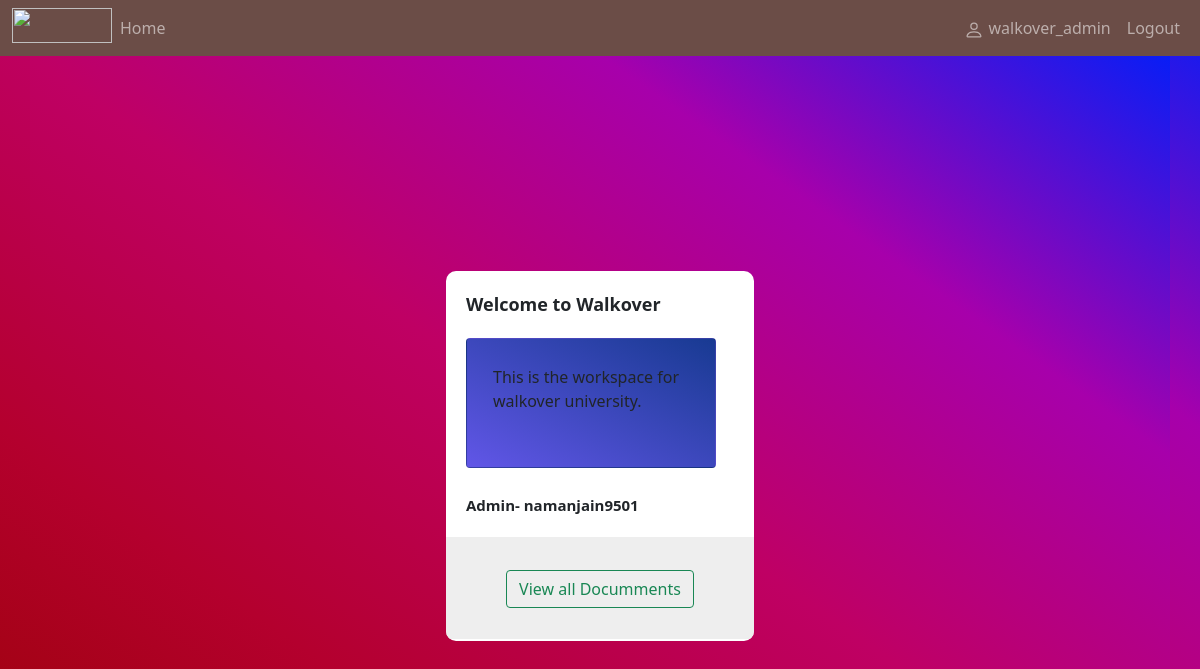
The page /welcome/1 (signed in) on the database its author committed.
### docplatform/models.py (models this page shows, shortened)
class User(AbstractUser):
    workspace = models.ManyToManyField(Workspace, blank=True)
    def __str__(self):
        return self.username

class Workspace(models.Model):
    name =  models.CharField(max_length=100)
    admin = models.ForeignKey(settings.AUTH_USER_MODEL, on_delete=models.CASCADE, related_name='+')
    desc = models.TextField()

### docplatform/views.py (the view)
# urls.py: path('welcome/<id>', views.welcome, name="welcome"),
def welcome(request,id):
    worksp = Workspace.objects.get(pk=id)
    return render(request, 'welcome.html', {'worksp': worksp})

### docplatform/templates/welcome.html (shortened to what this page needs)
{% if user.is_authenticated %}
{% load static %}
<!doctype html>
<html lang="en">
  <head>
    <link rel="stylesheet" href="{% static 'css/welcome.css' %}" type="text/css" />
    <link href="https://cdn.jsdelivr.net/npm/bootstrap@5.1.3/dist/css/bootstrap.min.css" rel="stylesheet">
  </head>
  <body>
          {%  if worksp.admin == request.user %}
    <nav class="navbar navbar-expand-lg navbar-dark" style="background-color: #6B4D47;">
        <div class="container-fluid">
            <ul class="navbar-nav">
                <img src="https://walkover.in/assets/images/walkover_logo.svg" width="100px" height="35px">
                <li class="nav-item active">
                  <a class="nav-link" href="{% url 'doc_list' worksp.id %}">Manage Documents</a>
                </li>
                <li class="nav-item">
                  <a class="nav-link" href="{% url 'delete_workspace' worksp.id %}">Delete Workspace</a>
              </ul>
            <ul class="navbar-nav ms-auto mb-2 mb-lg-0">
                {%if user.is_authenticated %}
                <li class="nav-item">
                    <a class="nav-link" href="#"><svg xmlns="http://www.w3.org/2000/svg" width="20" height="20" fill="currentColor" class="bi bi-person" viewBox="0 0 16 16">
                        <path d="M8 8a3 3 0 1 0 0-6 3 3 0 0 0 0 6zm2-3a2 2 0 1 1-4 0 2 2 0 0 1 4 0zm4 8c0 1-1 1-1 1H3s-1 0-1-1 1-4 6-4 6 3 6 4zm-1-.004c-.001-.246-.154-.986-.832-1.664C11.516 10.68 10.289 10 8 10c-2.29 0-3.516.68-4.168 1.332-.678.678-.83 1.418-.832 1.664h10z"/>
                      </svg>  {{request.user}}</a>
                  </li>
                  <li class="nav-item">
                  </li>
                  <li class="nav-item">
                    <a class="nav-link" href="{% url 'logout' %}">Logout</a>
                  </li>
                {% endif %}
          </div>
        </div>
      </nav>
    {% else%}
      {% include 'navbar.html' %}
        {% endif %}
    <div class="container">
        <div class="outer-frame">
            <div class="card-1">
                <div class="first-row">
                <span class="text"><center>Welcome to {{worksp.name}}</center></span>
            </div>
            <div class="card">
                <div class="card-body">
                    {{worksp.desc}}
                </div>
            </div>
            <div class="amount-text">
                {%  if worksp.admin == request.user %}
             <span></i>You are admin of this Workspace</span>
                {% else %}
             <span></i>Admin- {{worksp.admin}}</span>
             {% endif %}
            </div>
            </div>
            <div class="last-row">
                <div class="border-line">
                 <a href="{% url 'list' worksp.id %}" type="button" class="btn btn-outline-success">View all Documments</a>
                </div>
            </div>
        </div>
    </div>
  </body>
</html>
{% endif %}

### docplatform/templates/navbar.html (shortened to what this page needs)
<nav class="navbar navbar-expand-lg navbar-dark" style="background-color: #6B4D47;">
    <div class="container-fluid">
      <div class="collapse navbar-collapse" id="navbarSupportedContent">
        <ul class="navbar-nav me-auto mb-2 mb-lg-0">
        <img src="https://walkover.in/assets/images/walkover_logo.svg" width="100px" height="35px">
        <li class="nav-item">
          <a class="nav-link" href="{% url 'front' %}">Home</a>
        </li>
        </ul>
        <ul class="navbar-nav ml-auto mb-2 mb-lg-0">
            {%if user.is_authenticated %}
            <li class="nav-item">
                <a class="nav-link" href="#">  {{request.user}}</a>
              </li>
              <li class="nav-item">
                <a class="nav-link" href="{% url 'logout' %}">Logout</a>
              </li>
            {% endif %}
      </div>
    </div>
  </nav>

### static/css/welcome.css (style rules this page uses)
body { background-color: #eee; background-image: linear-gradient(to right top, #990404, #b4002e, #bf0064, #a700ab, #081df6) }
.container { background-color: #eee; background-image: linear-gradient(to right top, #990404, #b4002e, #bf0064, #a700ab, #081df6); min-height:100vh; display:flex; justify-content:center; align-items:center; }
.outer-frame { height:370px; width:308px; background-color:#fff; border-radius:10px; overflow:hidden; }
.card-1 { padding:20px; border-bottom:2px solid #eee; }
.first-row { display:flex; justify-content:space-between; position:relative; }
.text { font-size:18px; font-weight:900; }
.card { height:130px; width:250px; background-image: linear-gradient(to right top,#6156E7,#183A92); margin-top:20px; border-radius:10px; padding:10px; position:relative; }
.amount-text { margin-top:25px; }
.amount-text span { font-size:15px; padding-top:30px; font-weight:900; }
.last-row { height:100px; width:100%; }
.border-line { height:100%; display:flex; justify-content:center; align-items:center; }
.last-row { background-color:#eee; }

### rows shown on the page
User: user "walkover_admin"
Workspace: name "Walkover", desc "This is the workspace for walkover university.", admin "namanjain9501"
